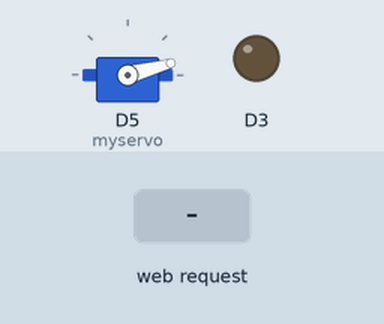
Bench run of a sketch on a simulated ESP8266 (NodeMCU). On the bench: servo, output pins drawn as LEDs (lit = HIGH). Inputs (shaded band) come from the test bench. WiFi joins after 1.5 s; servers stay silent unless stated; what the sketch prints to the serial monitor is not drawn.

Above: at 2.7 s.
2.8 s: HTTP request GET /wo received
At 3.5 s:
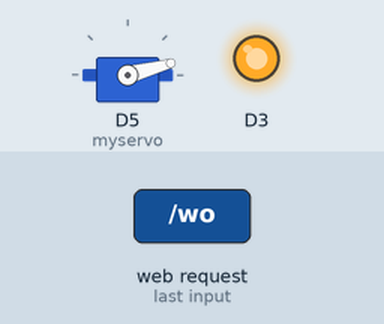
4.3 s: HTTP request GET /kd received
At 4.6 s:
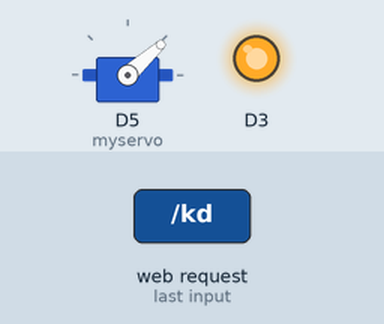
5.8 s: HTTP request GET /wc received
At 7.0 s:
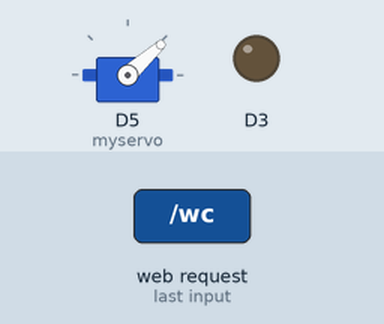
Timing chart, 0 to 8.8 s (numbered marks = the images above; inputs shaded):
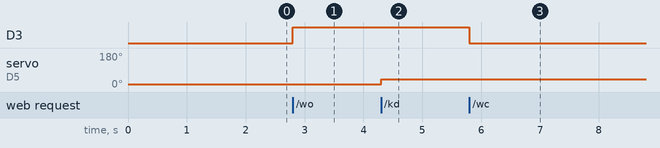

Measured:
- after the input at 2.8 s, D3: LOW → HIGH at once
- after the input at 4.3 s, servo on D5 (myservo): 15° → 42° at once
- after the input at 5.8 s, D3: HIGH → LOW at once

The sketch:

sketch_apr27a.ino
```cpp
#include <ESP8266WiFi.h>        // 本程序使用 ESP8266WiFi库
#include <ESP8266WiFiMulti.h>   //  ESP8266WiFiMulti库
#include <ESP8266WebServer.h>   //  ESP8266WebServer库

#include <OneWire.h> //Onewrie库
#include <DallasTemperature.h> //温度模块快捷库

#include <stdio.h> //标准输入输出库

#include <Servo.h> //控制舵机的库

ESP8266WiFiMulti wifiMulti;     // 建立ESP8266WiFiMulti对象,对象名称是 'wifiMulti'

ESP8266WebServer esp8266_server(80);// 建立网络服务器对象，该对象用于响应HTTP请求。监听端口（80）

Servo myservo;//舵机控制使用的对象

OneWire oneWire(D2); //检查温度的引脚
DallasTemperature sensors(&oneWire); //oneWire库要用的变量
void setup(void){
  Serial.begin(9600);   //启动串口通讯
  sensors.begin();      //初始化读取温度

  pinMode(A0,INPUT); //模拟信号读取的引脚 用于接收空气湿度的模拟信号
  pinMode(D3,OUTPUT); //用于控制洒水机的继电器
  pinMode(D1,INPUT);//用于检查是否存在光照

  digitalWrite(D3,LOW);//初始化洒水机默认关闭

  myservo.attach(D5,500,2500);//设置舵机控制端所在引脚和舵机信号位的频率范围（单位：μs）
  myservo.write(15);//设置转动度数为10

  wifiMulti.addAP("FOREVER WIFI HUB 5 4G", "hellohello888"); // 将需要连接的一系列WiFi ID和密码输入这里
  Serial.println("Connecting ...");                            // 则尝试使用此处存储的密码进行连接。

  int i = 0;
  while (wifiMulti.run() != WL_CONNECTED) {  // 此处的wifiMulti.run()是重点。通过wifiMulti.run()，NodeMCU将会在当前
    delay(1000);                             // 环境中搜索addAP函数所存储的WiFi。如果搜到多个存储的WiFi那么NodeMCU
    Serial.print(i++); Serial.print(' ');    // 将会连接信号最强的那一个WiFi信号。
  }                                          // 一旦连接WiFI成功，wifiMulti.run()将会返回“WL_CONNECTED”。这也是
                                             // 此处while循环判断是否跳出循环的条件。

  // WiFi连接成功后将通过串口监视器输出连接成功信息
  Serial.println('\n');
  Serial.print("Connected to ");
  Serial.println(WiFi.SSID());              // 通过串口监视器输出连接的WiFi名称
  Serial.print("IP address:\t");
  Serial.println(WiFi.localIP());           // 通过串口监视器输出ESP8266-NodeMCU的IP

  esp8266_server.begin();                           // 启动网站服务
  esp8266_server.on("/", HTTP_GET, handleRoot);     // 设置服务器根目录即'/'的函数'handleRoot'
  esp8266_server.on("/wd", HTTP_GET, getWenDu);  // 设置处理LED控制请求的函数'handleLED'
  esp8266_server.on("/sd", HTTP_GET, getShiDu);
  esp8266_server.on("/wo", HTTP_GET, oneOpen);
  esp8266_server.on("/wc", HTTP_GET, oneClose);
  esp8266_server.on("/ld", HTTP_GET, getLiangDu);
  esp8266_server.on("/kd", HTTP_GET, openLight);
  esp8266_server.on("/gd", HTTP_GET, closeLight);
  esp8266_server.onNotFound(handleNotFound);        // 设置处理404情况的函数'handleNotFound'

  Serial.println("HTTP esp8266_server started");//  告知用户ESP8266网络服务功能已经启动
}

void loop(void){
  esp8266_server.handleClient();                     // 检查http服务器访问
}

//测试连通
void handleRoot() {
  esp8266_server.send(200, "text/plain", "success");
}

//获取温度
void getWenDu() {
  sensors.requestTemperatures(); // 发送命令获取温度
  Serial.println("Get WenDu Done");
  float wd = sensors.getTempCByIndex(0);
  char str[7];
  sprintf(str, "%.2f", wd); // 将num转换为字符数组
  esp8266_server.send(200, "text/plain", str); //返回温度的值
}

//获取湿度
void getShiDu(){
  float data=analogRead(A0);
  float i=data/1023;
  float j=(1-i)*100;
  char str[7];
  sprintf(str, "%.2f", j); // 将num转换为字符数组
  esp8266_server.send(200, "text/plain", str); //返回温度的值
}

//打开设备
void oneOpen(){
  digitalWrite(D3,HIGH);
  esp8266_server.send(200, "text/plain", "OK");
}

//关闭设备
void oneClose(){
  digitalWrite(D3,LOW);
  esp8266_server.send(200, "text/plain", "OK");
}

//获取亮度的函数 有光亮返回true 没有光亮返回false
void getLiangDu(){
  boolean data= digitalRead(D1);
  if(data){
    esp8266_server.send(200, "text/plain", "false");
  }else{
    esp8266_server.send(200, "text/plain", "true");
  }
}

//开灯
void openLight(){
  myservo.write(42);
  esp8266_server.send(200, "text/plain", "OK");
}
//关灯
void closeLight(){
  myservo.write(18);
  esp8266_server.send(200, "text/plain", "OK");
}

// 设置处理404情况的函数'handleNotFound'
void handleNotFound(){
  esp8266_server.send(404, "text/plain", "404"); // 发送 HTTP 状态 404 (未找到页面) 并向浏览器发送文字 "404: Not found"
}
```
